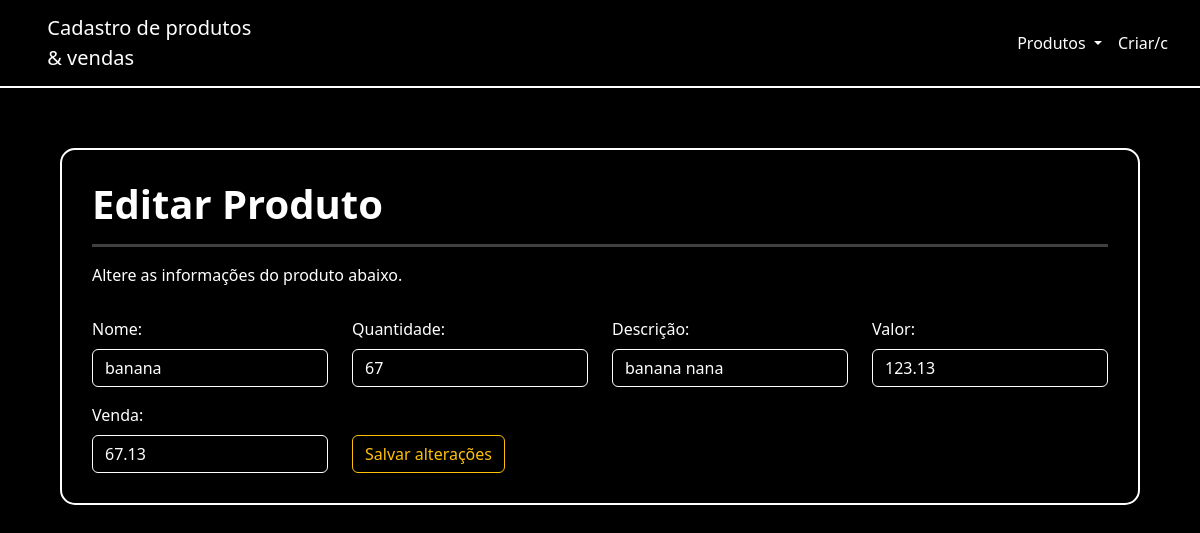
The page /editarCadastro.php?cd=1 on the database its author committed.
### tables this page shows
create table produtos(
	cd_produto int not null primary key auto_increment unique,
    nm_produto varchar(80) not null,
    ds_quantidade_produto int not null,
    ds_descricao_produto varchar(100),
    ds_valor_produto float not null,
    ds_valor_venda_produto float not null
);

### editarCadastro.php (the view, shortened to what this page needs)
<?php
include('inc/conexao.php');
if (isset($_GET['cd'])) {
    $cd = $_GET['cd'];
    $sql = "SELECT * FROM produtos WHERE cd_produto = ?";
    $stmt = $conexao->prepare($sql);
    $stmt->bind_param("i", $cd);
    $stmt->execute();
    $resultado = $stmt->get_result();
    if ($resultado->num_rows > 0) {
        $produto = $resultado->fetch_assoc();
    } else {
        echo "Produto não encontrado.";
        exit();
    }
} else {
    echo "Código do produto não informado.";
    exit();
}
?>
<!DOCTYPE html>
<html lang="pt-br">
<head>
    <link href="https://cdn.jsdelivr.net/npm/bootstrap@5.3.8/dist/css/bootstrap.min.css" rel="stylesheet">
</head>
<body>
    <nav class="navbar navbar-expand-lg">
        <div class="divNavBar container-fluid">
            <a class="textoNavNome navbar-brand" href="cadastroProduto.php" style="margin-left:3%">
                Cadastro de produtos
                <br>
                & vendas
            </a>
            <div class="collapse navbar-collapse"
                id="navbarSupportedContent"
                style="position:absolute; right:2%">
                <ul class="navbar-nav me-auto mb-2 mb-lg-0">
                    <li class="nav-item dropdown">
                        <a class="textoBancosNav nav-link dropdown-toggle"
                            href="#"
                            role="button"
                            data-bs-toggle="dropdown"
                            aria-expanded="false">
                            Produtos
                        </a>
                    </li>
                    <li class="nav-item">
                        <a class="textoBancosNav nav-link" href="index.php">
                            Criar/c
                        </a>
                    </li>
                </ul>
            </div>
        </div>
    </nav>
    <div class="container-principal">
        <h1 class="titulo">
            Editar Produto
        </h1>
        <hr class="hr">
        <p class="subtitulo">
            Altere as informações do produto abaixo.
        </p>
        <form method="post">
            <div class="row">
                <div class="col-sm-3">
                    <label class="form-label">
                        Nome:
                    </label>
                    <input
                        type="text"
                        class="form-control"
                        name="nm_produto"
                        value="<?php echo $produto['nm_produto']; ?>"
                        required>
                </div>
                <div class="col-sm-3">
                    <label class="form-label">
                        Quantidade:
                    </label>
                    <input
                        type="number"
                        class="form-control"
                        name="ds_quantidade_produto"
                        value="<?php echo $produto['ds_quantidade_produto']; ?>"
                        required>
                </div>
                <div class="col-sm-3">
                    <label class="form-label">
                        Descrição:
                    </label>
                    <input
                        type="text"
                        class="form-control"
                        name="ds_descricao_produto"
                        value="<?php echo $produto['ds_descricao_produto']; ?>"
                        required>
                </div>
                <div class="col-sm-3">
                    <label class="form-label">
                        Valor:
                    </label>
                    <input
                        type="number"
                        step="0.01"
                        class="form-control"
                        name="ds_valor_produto"
                        value="<?php echo $produto['ds_valor_produto']; ?>"
                        required>
                </div>
                <div class="col-sm-3 mt-3">
                    <label class="form-label">
                        Venda:
                    </label>
                    <input
                        type="number"
                        step="0.01"
                        class="form-control"
                        name="ds_valor_venda_produto"
                        value="<?php echo $produto['ds_valor_venda_produto']; ?>"
                        required>
                </div>
                <div class="col-sm-3 mt-3">
                    <button
                        type="submit"
                        name="editar"
                        class="btn btn-outline-warning btn-salvar">
                        Salvar alterações
                    </button>
                </div>
            </div>
        </form>
    </div>
</body>
</html>

### editarCadastro.php (style rules this page uses)
body { background-color:black; }
.divNavBar { background-color:black; }
.textoNavNome { color:white; margin-left:20px; }
.textoBancosNav { color:white; }
.navbar { background-color:black !important; border-bottom:2px solid white; }
.container-principal { background-color:black; border-radius:15px; width:90%; padding:30px; margin:5% auto; border:2px solid white; }
.titulo { color:white; font-weight:700; margin-bottom:5px; }
.subtitulo { color:white; margin-bottom:30px; }
.hr { border:none; height:3px; background-color:white; }
.form-label { color:white; }
.form-control { background-color:black; color:white; border:1px solid white; }
.form-control::placeholder { color:#aaa; }
.btn-salvar { margin-top:31.9px; }

### rows shown on the page
produtos: nm_produto "banana", ds_quantidade_produto "67", ds_descricao_produto "banana nana", ds_valor_produto "123.13", ds_valor_venda_produto "67.13"
